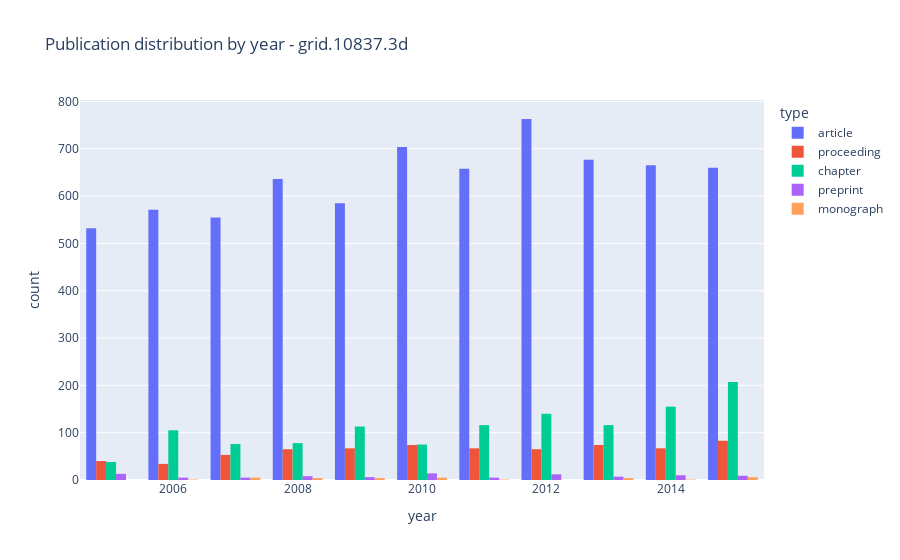

Here is the notebook cell this chart was saved with:
### Markdown cell above
### Quick look at publications statistics

### Code cell
px.histogram(pubs, 
             x="year", 
             color="type", 
             barmode="group", 
             title=f"Publication distribution by year - {GRIDID}")

### Figure 1 — Plotly figure (JSON) as saved in the notebook; plotly's stock layout.template omitted (floating-point values rounded to 4 significant figures; data arrays with more than 128 entries replaced by an {"elided": "..."} marker saying what was removed)
{"data": [{"alignmentgroup": "True", "bingroup": "x", "hovertemplate": "type=article<br>year=%{x}<br>count=%{y}<extra></extra>", "legendgroup": "article", "marker": {"color": "#636efa"}, "name": "article", "offsetgroup": "article", "orientation": "v", "showlegend": true, "type": "histogram", "x": {"elided": "7006 int values"}, "xaxis": "x", "yaxis": "y"}, {"alignmentgroup": "True", "bingroup": "x", "hovertemplate": "type=proceeding<br>year=%{x}<br>count=%{y}<extra></extra>", "legendgroup": "proceeding", "marker": {"color": "#EF553B"}, "name": "proceeding", "offsetgroup": "proceeding", "orientation": "v", "showlegend": true, "type": "histogram", "x": {"elided": "689 int values"}, "xaxis": "x", "yaxis": "y"}, {"alignmentgroup": "True", "bingroup": "x", "hovertemplate": "type=chapter<br>year=%{x}<br>count=%{y}<extra></extra>", "legendgroup": "chapter", "marker": {"color": "#00cc96"}, "name": "chapter", "offsetgroup": "chapter", "orientation": "v", "showlegend": true, "type": "histogram", "x": {"elided": "1219 int values"}, "xaxis": "x", "yaxis": "y"}, {"alignmentgroup": "True", "bingroup": "x", "hovertemplate": "type=preprint<br>year=%{x}<br>count=%{y}<extra></extra>", "legendgroup": "preprint", "marker": {"color": "#ab63fa"}, "name": "preprint", "offsetgroup": "preprint", "orientation": "v", "showlegend": true, "type": "histogram", "x": [2015, 2015, 2015, 2015, 2015, 2015, 2015, 2015, 2015, 2014, 2014, 2014, 2014, 2014, 2014, 2014, 2014, 2014, 2014, 2013, 2013, 2013, 2013, 2013, 2013, 2013, 2012, 2012, 2012, 2012, 2012, 2012, 2012, 2012, 2012, 2012, 2012, 2012, 2011, 2011, 2011, 2011, 2011, 2010, 2010, 2010, 2010, 2010, 2010, 2010, 2010, 2010, 2010, 2010, 2010, 2010, 2010, 2009, 2009, 2009, 2009, 2009, 2009, 2008, 2008, 2008, 2008, 2008, 2008, 2008, 2008, 2007, 2007, 2007, 2007, 2007, 2006, 2006, 2006, 2006, 2006, 2005, 2005, 2005, 2005, 2005, 2005, 2005, 2005, 2005, 2005, 2005, 2005, 2005], "xaxis": "x", "yaxis": "y"}, {"alignmentgroup": "True", "bingroup": "x", "hovertemplate": "type=monograph<br>year=%{x}<br>count=%{y}<extra></extra>", "legendgroup": "monograph", "marker": {"color": "#FFA15A"}, "name": "monograph", "offsetgroup": "monograph", "orientation": "v", "showlegend": true, "type": "histogram", "x": [2015, 2015, 2015, 2015, 2015, 2015, 2014, 2013, 2013, 2013, 2013, 2011, 2010, 2010, 2010, 2010, 2010, 2009, 2009, 2009, 2009, 2008, 2008, 2008, 2008, 2007, 2007, 2007, 2007, 2007, 2006], "xaxis": "x", "yaxis": "y"}], "layout": {"autosize": true, "barmode": "group", "legend": {"title": {"text": "type"}, "tracegroupgap": 0}, "title": {"text": "Publication distribution by year - grid.10837.3d"}, "xaxis": {"anchor": "y", "autorange": true, "domain": [0, 1], "range": [2004.0, 2016.0], "title": {"text": "year"}, "type": "linear"}, "yaxis": {"anchor": "x", "autorange": true, "domain": [0, 1], "range": [0, 803.2], "title": {"text": "count"}}}}
